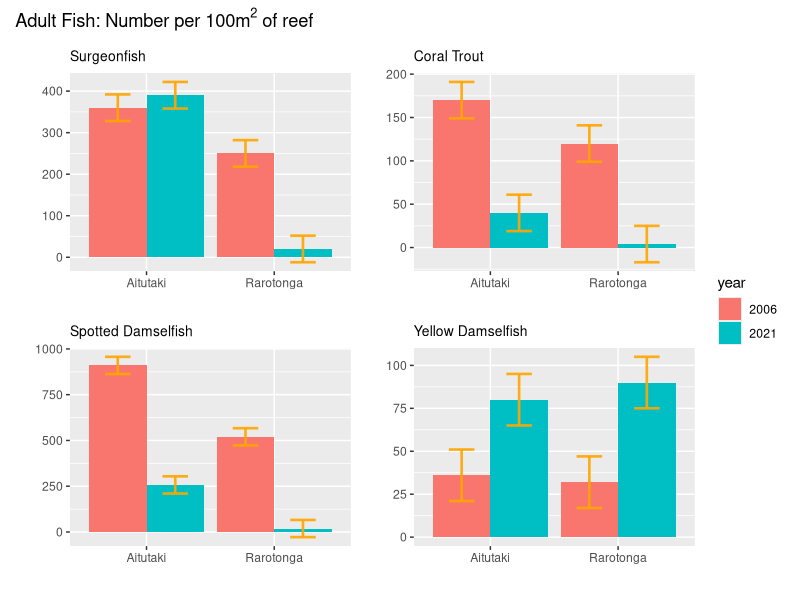
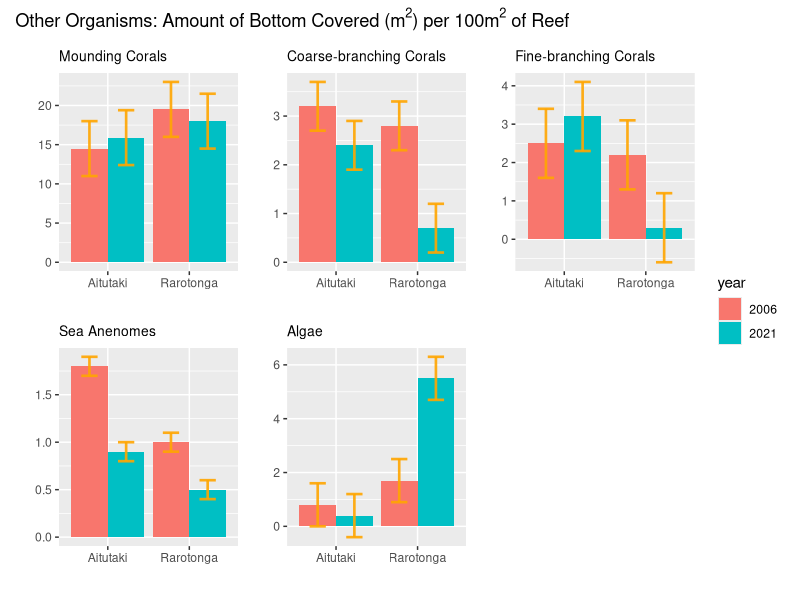
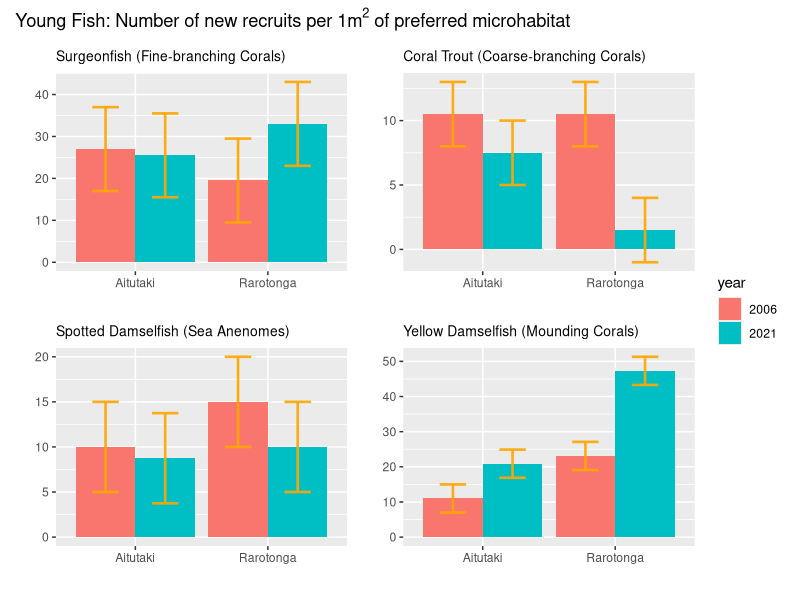
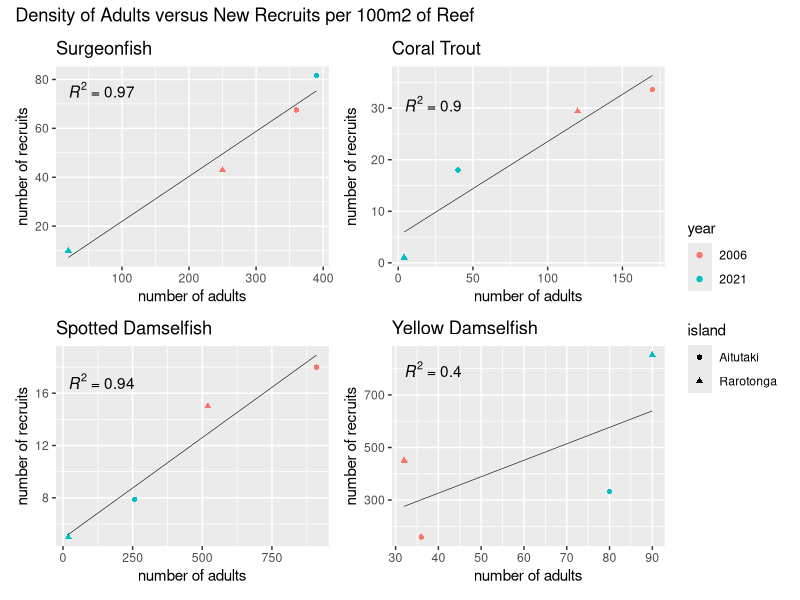
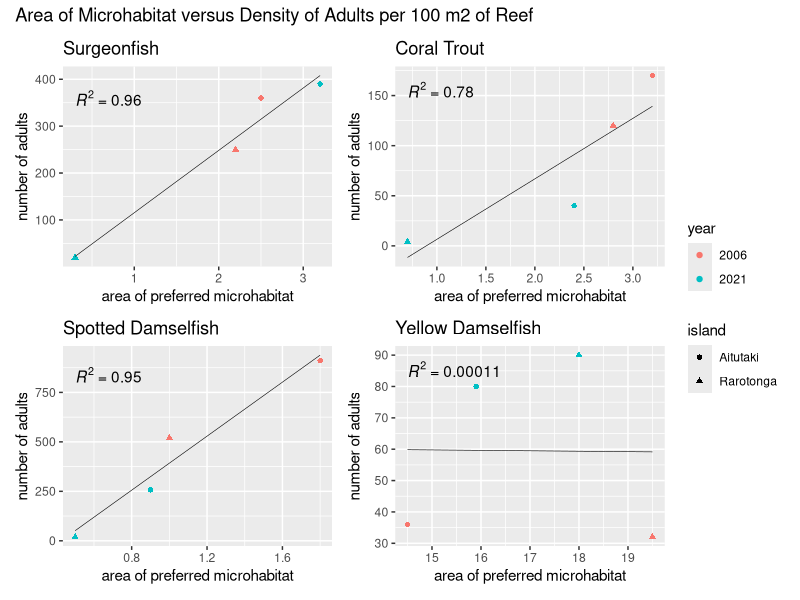
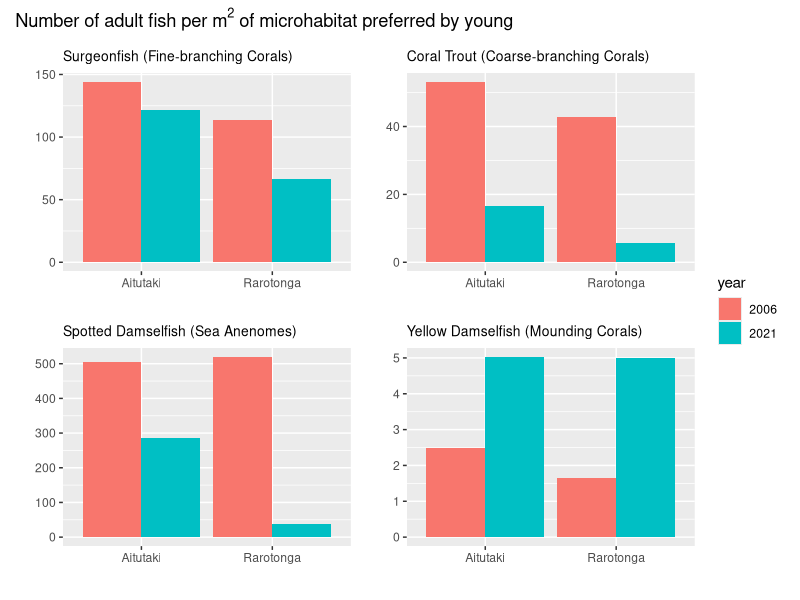
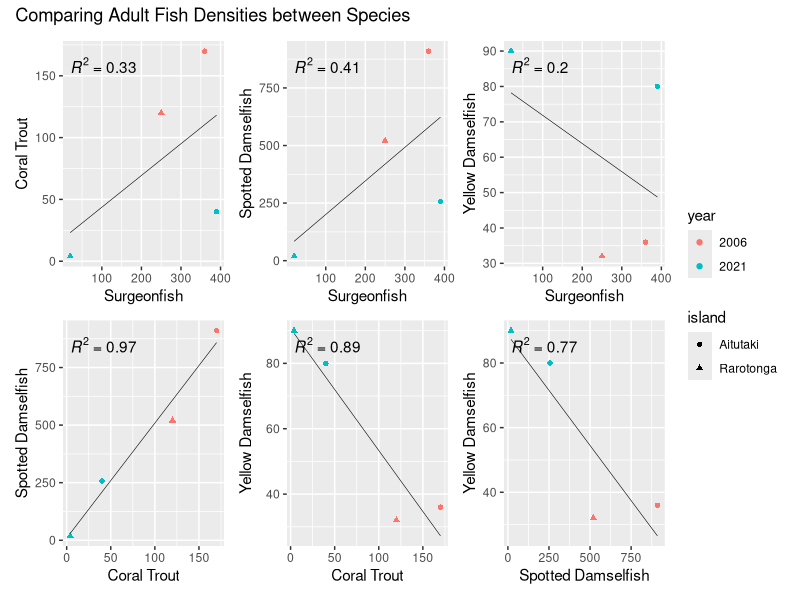

These charts were generated, in order, by the following R code:
## ---- chunk 1
knitr::opts_chunk$set(warning=FALSE, message=FALSE)
library(tidyverse)
library(ggpubr)
library(here)
library(patchwork)
## ---- chunk 2
adult_data <- read_csv(here("data", "mean_density_adult_organisms.csv"))
adult_data$year <- as.factor(adult_data$year)
young_data <- read_csv(here("data", "mean_density_young_fish.csv"))
young_data$year <- as.factor(young_data$year)
young_data <- young_data %>% filter(n_per_1_m2 != 0)
## ---- chunk 3
organism_plots_adult_fish <- list()
adult_data_fish <- adult_data %>% filter(type == "adult fish")
for (spp in unique(adult_data_fish$species)) {
  # Filter to organism
  species_data <- adult_data_fish %>% filter(species == spp)
  
  ## Create plot for each organism
  spp_plot <- ggplot(species_data, aes(fill = year, x = island, y = n_per_100_m2),) +
    geom_bar(position = "dodge", stat = "identity") +
    geom_errorbar(
      aes(ymin = n_per_100_m2 - ci_95, ymax = n_per_100_m2 + ci_95),
      width=0.4,
      colour="orange",
      alpha=0.9,
      size=0.9,
      position = position_dodge(0.9)
    ) +
    labs(
      x = "",
      y = "",
      title = spp
    ) +
    theme(plot.title = element_text(size=10))
  
  organism_plots_adult_fish[[spp]] <- spp_plot
}
## ---- chunk 4
wrap_plots(organism_plots_adult_fish, ncol = 2) +
  plot_annotation(title =  expression(paste("Adult Fish: Number per 100", m^{2}," of reef"))) +
  plot_layout(guides = "collect")
## ---- chunk 5
organism_plots_adult_other <- list()
adult_data_other <- adult_data %>% filter(type != "adult fish")
for (spp in unique(adult_data_other$species)) {
  # Filter to organism
  species_data <- adult_data_other %>% filter(species == spp)
  
  ## Create plot for each organism
  spp_plot <- ggplot(species_data, aes(fill = year, x = island, y = n_per_100_m2),) +
    geom_bar(position = "dodge", stat = "identity") +
    geom_errorbar(
      aes(ymin = n_per_100_m2 - ci_95, ymax = n_per_100_m2 + ci_95),
      width=0.4,
      colour="orange",
      alpha=0.9,
      size=0.9,
      position = position_dodge(0.9)
    ) +
    labs(
      x = "",
      y = "",
      title = spp
    ) +
    theme(plot.title = element_text(size=10))
  
  organism_plots_adult_other[[spp]] <- spp_plot
}
## ---- chunk 6
wrap_plots(organism_plots_adult_other) +
  plot_annotation(title =  expression(paste("Other Organisms: Amount of Bottom Covered (", m^{2}, ") per 100", m^{2}," of Reef"))) +
  plot_layout(guides = "collect")
## ---- chunk 7
organism_plots_young <- list()
for (spp in unique(young_data$fish)) {
  # Filter to organism
  species_data <- young_data %>% filter(fish == spp)
  habitat <- unique(species_data["microhabitat"])[[1]]
  ## Create plot for each organism
  spp_plot <- ggplot(species_data, aes(fill = year, x = island, y = n_per_1_m2),) +
    geom_bar(position = "dodge", stat = "identity") +
    geom_errorbar(
      aes(ymin = n_per_1_m2 - ci_95, ymax = n_per_1_m2 + ci_95),
      width=0.4,
      colour="orange",
      alpha=0.9,
      size=0.9,
      position = position_dodge(0.9)
    ) +
    labs(
      x = "",
      y = "",
      title = paste(spp, " (", habitat, ")", sep = "")
    ) +
    theme(plot.title = element_text(size=10))
  
  organism_plots_young[[spp]] <- spp_plot
}
## ---- chunk 8
wrap_plots(organism_plots_young, ncol = 2, height = 3) +
  plot_annotation(title = expression(paste("Young Fish: Number of new recruits per 1", m^{2}," of preferred microhabitat"))) +
  plot_layout(guides = "collect")
## ---- chunk 9
# Joining adult + recruit + preferred microhabitat data
adult_recruit_join <- left_join(
  adult_data_fish,
  young_data,
  by = c("species" = "fish", "year" = "year", "island" = "island"),
  suffix = c("_adult", "_recruit")
)

full_join <- left_join(
  adult_recruit_join,
  adult_data_other,
  by = c("microhabitat" = "species", "year" = "year", "island" = "island"),
  suffix = c("_species", "_habitat")
)

# Calculating values for 3. & 5.
full_join <- full_join %>% mutate(
  recruits_per_100_m2 = n_per_1_m2 * n_per_100_m2_habitat,
  adults_per_m2_microhabitat = n_per_100_m2_species / n_per_100_m2_habitat
)

## ---- chunk 10
density_comparison_plots <- list()
for (spp in unique(full_join$species)) {
  # Filter to organism
  species_data <- full_join %>% filter(species == spp)
  
  ## Create plot for each organism
  spp_plot <- ggplot(species_data, aes(x = n_per_100_m2_species, y = recruits_per_100_m2)) +
    geom_point(aes(color = year, shape = island)) +
    labs(
      x = "number of adults",
      y = "number of recruits",
      title = spp
    ) +
    geom_smooth(method = "lm", se=FALSE, color = "black", size = 0.2) +
    stat_regline_equation(aes(label = ..rr.label..))
  
  density_comparison_plots[[spp]] <- spp_plot
}
## ---- chunk 11
wrap_plots(density_comparison_plots) +
  plot_annotation(title = "Density of Adults versus New Recruits per 100m2 of Reef") +
  plot_layout(guides = "collect")
## ---- chunk 12
density_microhabitat_plots <- list()
for (spp in unique(full_join$species)) {
  # Filter to organism
  species_data <- full_join %>% filter(species == spp)
  
  ## Create plot for each organism
  spp_plot <- ggplot(species_data, aes(x = n_per_100_m2_habitat, y = n_per_100_m2_species)) +
    geom_point(aes(color = year, shape = island)) +
    labs(
      x = "area of preferred microhabitat",
      y = "number of adults",
      title = spp
    ) +
    geom_smooth(method = "lm", se=FALSE, color = "black", size = 0.2) +
    stat_regline_equation(aes(label = ..rr.label..))
  
  density_microhabitat_plots[[spp]] <- spp_plot
}
## ---- chunk 13
wrap_plots(density_microhabitat_plots) +
  plot_annotation(title = "Area of Microhabitat versus Density of Adults per 100 m2 of Reef") +
  plot_layout(guides = "collect")
## ---- chunk 14
density_per_microhabitat_plots <- list()
for (spp in unique(full_join$species)) {
  # Filter to organism
  species_data <- full_join %>% filter(species == spp)
  habitat <- unique(species_data["microhabitat"])[[1]]
  ## Create plot for each species
  spp_plot <- ggplot(species_data, aes(fill = year, x = island, y = adults_per_m2_microhabitat),) +
    geom_bar(position = "dodge", stat = "identity") +
    labs(
      x = "",
      y = "",
      title = paste(spp, " (", habitat, ")", sep = "")
    ) +
    theme(plot.title = element_text(size=10))
  
  density_per_microhabitat_plots[[spp]] <- spp_plot
}
## ---- chunk 15
wrap_plots(density_per_microhabitat_plots) +
  plot_annotation(title =  expression(paste("Number of adult fish per ", m^{2}," of microhabitat preferred by young"))) +
  plot_layout(guides = "collect")
## ---- chunk 16
# Get all possible pairs of fish species
pairs <- combn(unique(adult_data_fish$species), 2)

# For each pair, create plot
pair_plots <- list()
for (i in seq(dim(pairs)[2])) {
  pair = pairs[,i]
  s1 <- pair[1]
  s2 <- pair[2]
  
  s1_data <- adult_data_fish %>% filter(species == s1)
  s2_data <- adult_data_fish %>% filter(species == s2)
  
  s1_s2_join <- left_join(s1_data, s2_data, by = c("year" = "year", "island" = "island"), suffix = c("_s1", "_s2"))
  
  # create plot
  pair_plot <- ggplot(s1_s2_join, aes(x = n_per_100_m2_s1, y = n_per_100_m2_s2)) +
    geom_point(aes(color = year, shape = island)) +
    labs(
      x = s1,
      y = s2
    ) +
    geom_smooth(method = "lm", se=FALSE, color = "black", size = 0.2) +
    stat_regline_equation(aes(label = ..rr.label..))
  
  pair_plots[[paste(s1,s2)]] <- pair_plot
}
## ---- chunk 17
wrap_plots(pair_plots) +
  plot_annotation(title =  "Comparing Adult Fish Densities between Species") +
  plot_layout(guides = "collect")
